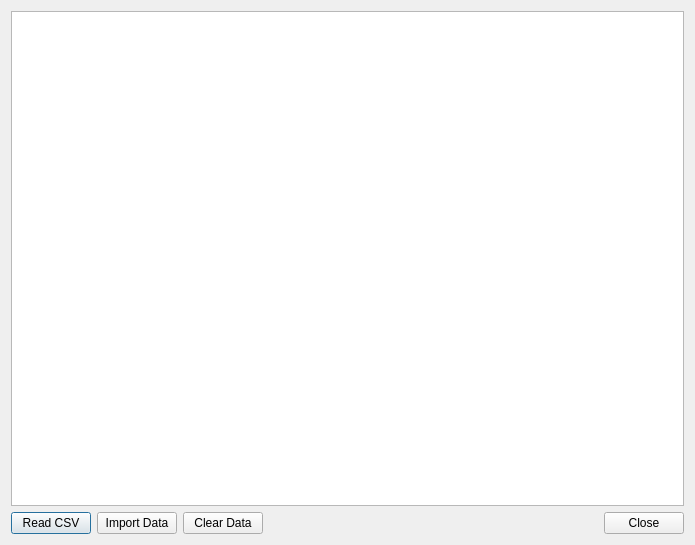
<?xml version="1.0" encoding="UTF-8"?>
<ui version="4.0">
 <class>ImportGymnastsDialog</class>
 <widget class="QDialog" name="ImportGymnastsDialog">
  <property name="geometry">
   <rect>
    <x>0</x>
    <y>0</y>
    <width>695</width>
    <height>545</height>
   </rect>
  </property>
  <property name="windowTitle">
   <string>Dialog</string>
  </property>
  <layout class="QVBoxLayout" name="verticalLayout">
   <item>
    <widget class="QTableView" name="gymnastTableView">
     <attribute name="verticalHeaderVisible">
      <bool>false</bool>
     </attribute>
    </widget>
   </item>
   <item>
    <layout class="QHBoxLayout" name="horizontalLayout">
     <item>
      <widget class="QPushButton" name="csfButton">
       <property name="toolTip">
        <string>&lt;html&gt;&lt;head/&gt;&lt;body&gt;&lt;p&gt;Import data from comma (, or ;) separated file. Expected data values are Gymnast Name, Gymnast Club, Level, Start Number and Team Name (if any)&lt;/p&gt;&lt;/body&gt;&lt;/html&gt;</string>
       </property>
       <property name="text">
        <string>Read CSV</string>
       </property>
      </widget>
     </item>
     <item>
      <widget class="QPushButton" name="importButton">
       <property name="text">
        <string>Import Data</string>
       </property>
      </widget>
     </item>
     <item>
      <widget class="QPushButton" name="clearButton">
       <property name="text">
        <string>Clear Data</string>
       </property>
      </widget>
     </item>
     <item>
      <spacer name="horizontalSpacer">
       <property name="orientation">
        <enum>Qt::Horizontal</enum>
       </property>
       <property name="sizeHint" stdset="0">
        <size>
         <width>40</width>
         <height>20</height>
        </size>
       </property>
      </spacer>
     </item>
     <item>
      <widget class="QPushButton" name="closeButton">
       <property name="text">
        <string>Close</string>
       </property>
      </widget>
     </item>
    </layout>
   </item>
  </layout>
 </widget>
 <resources/>
 <connections/>
</ui>
